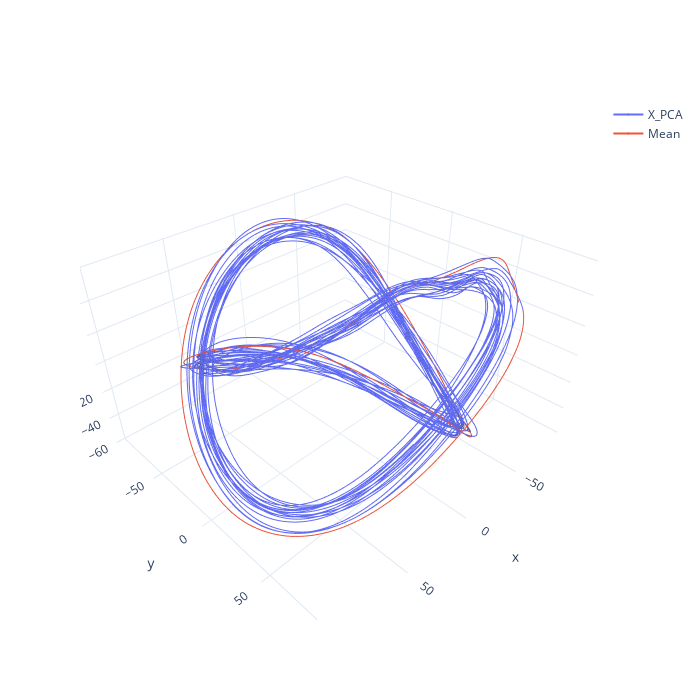

Notebook code cell kept with this figure:
### Code cell
fig_2 = go.Figure()
fig_2.update_layout(autosize=False, width=700, height=700)
fig_2.add_trace(go.Scatter3d(x=X_PCA[:,0],
                             y=X_PCA[:,1],
                             z=X_PCA[:,2],
                             marker=dict(size=0.1,line=dict(width=0.01)),
                             name = 'X_PCA'
                            )
                )
fig_2.add_trace(go.Scatter3d(x=X_PCA[:455,0],
                             y=X_PCA[:455,1],
                             z=X_PCA[:455,2],
                             marker=dict(size=0.1,line=dict(width=0.01)),
                             name = 'Mean'
                            )
                )
fig_2.layout.template = 'plotly_white'
fig_2.show()

### Figure 1 — Plotly figure (JSON) as saved in the notebook; plotly's stock layout.template omitted (floating-point values rounded to 4 significant figures; data arrays with more than 128 entries replaced by an {"elided": "..."} marker saying what was removed)
{"data": [{"marker": {"line": {"width": 0.01}, "size": 0.1}, "name": "X_PCA", "type": "scatter3d", "x": {"elided": "8741 float values"}, "y": {"elided": "8741 float values"}, "z": {"elided": "8741 float values"}}, {"marker": {"line": {"width": 0.01}, "size": 0.1}, "name": "Mean", "type": "scatter3d", "x": {"elided": "455 float values"}, "y": {"elided": "455 float values"}, "z": {"elided": "455 float values"}}], "layout": {"autosize": false, "height": 700, "width": 700}}
